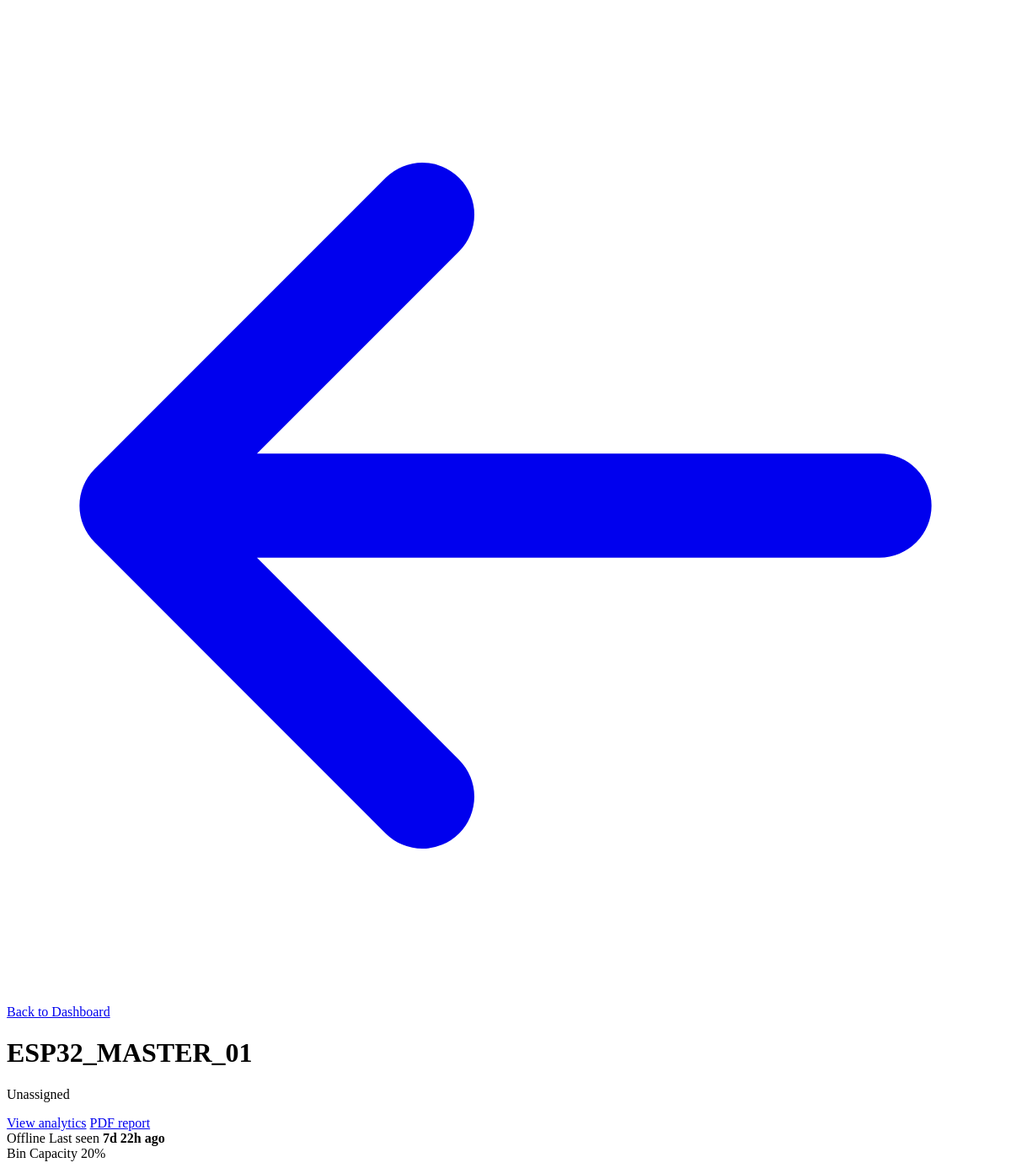
The page /device/1/header-live/ (signed in) on the database as committed earlier.
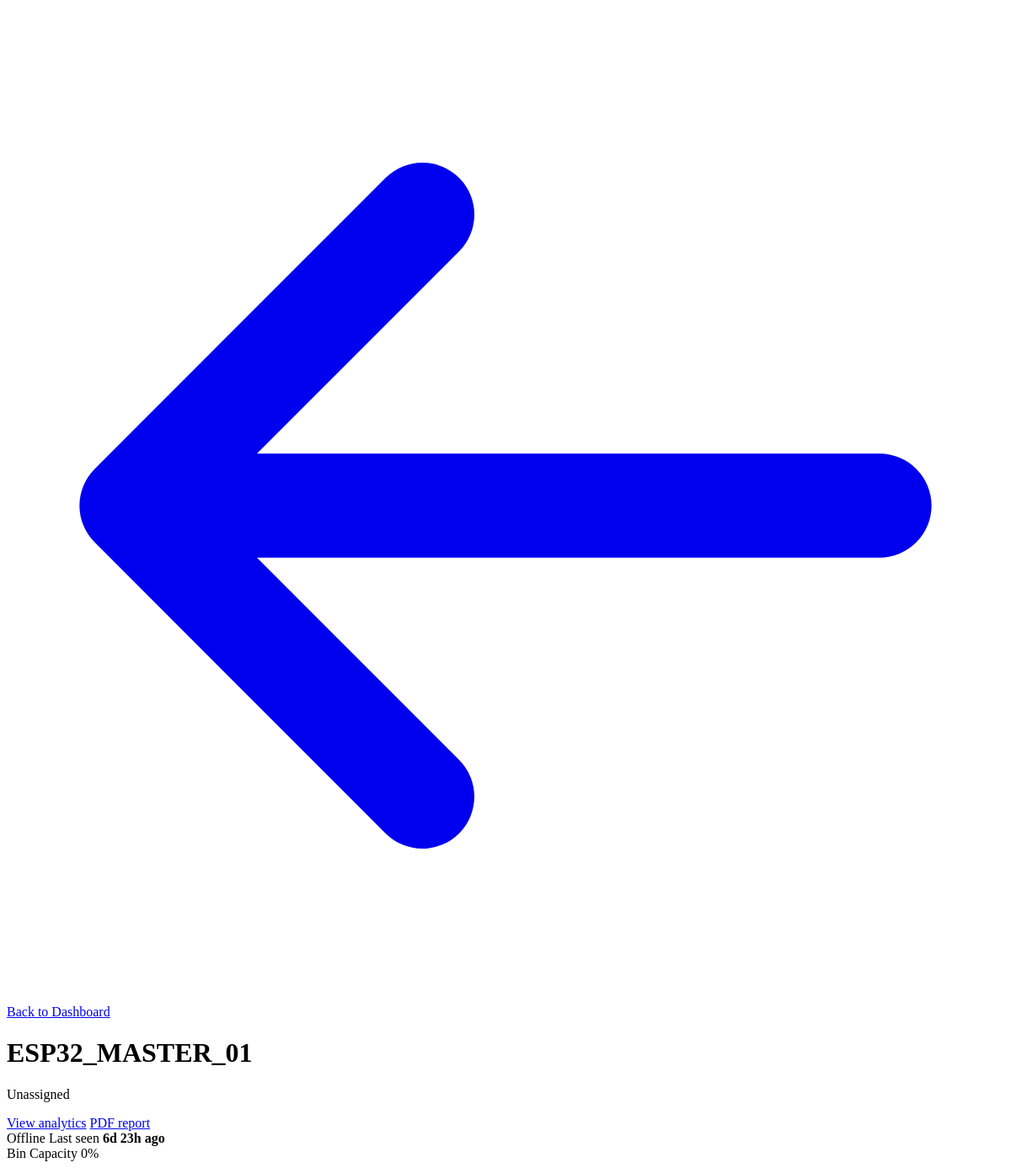
The same page on the database as committed later.
### home/models.py (models this page shows, shortened)
class SmartBin(models.Model):
    ALERT_CHOICES = [
        ('NOMINAL', 'Nominal Secure'),
        ('BIN_FULL', 'Critical Warning: Bin Full'),
        ('METAL', 'Sharps Alert: Metal Found'),
    ]
    device_id = models.CharField(max_length=50, unique=True)
    location_name = models.CharField(max_length=100)
    system_name = models.CharField(max_length=100, default='Smart Biomedical Waste Bin')
    system_version = models.CharField(max_length=40, blank=True, default='')
    mac_address = models.CharField(max_length=32, blank=True, default='')
    wifi_ssid = models.CharField(max_length=64, blank=True, default='')
    ip_address = models.CharField(max_length=45, blank=True, default='')
    fill_level = models.IntegerField(default=0)
    gas_value = models.IntegerField(default=0)
    alert_status = models.CharField(max_length=20, choices=ALERT_CHOICES, default='NOMINAL')
    last_seen = models.DateTimeField(auto_now=True)
    temperature = models.FloatField()
    elementTemp = models.FloatField()
    humidity = models.FloatField()
    metal = models.BooleanField()
    uv = models.BooleanField()
    heater = models.BooleanField()
    lid = models.BooleanField()
    binFull = models.BooleanField()
    interlock = models.BooleanField()
    binLevel = models.FloatField()
    heaterState = models.BooleanField(default=False)
    uvState = models.BooleanField(default=False)
    lidState = models.IntegerField(default=0)
    limitClosed = models.BooleanField(default=False)
    irDetected = models.BooleanField(default=False)
    pending_command = models.CharField(max_length=50, blank=True, null=True, default=None)
    COMMAND_STATUS_CHOICES = [
        ('NONE', 'No command sent'),
        ('PENDING', 'Sent — awaiting device confirmation'),
        ('ACKED', 'Confirmed applied by device'),
        ('TIMEOUT', 'No confirmation received in time'),
    ]
    last_command = models.CharField(max_length=50, blank=True, null=True, default=None)
    last_command_status = models.CharField(max_length=10, choices=COMMAND_STATUS_CHOICES, default='NONE')
    last_command_time = models.DateTimeField(blank=True, null=True)
    class Meta:
        ordering = ['-last_seen']
    @property
    def is_online(self):
        return timezone.now() - self.last_seen < timedelta(seconds=12)
    @property
    def duration_status(self):
        diff = timezone.now() - self.last_seen
        hours = diff.seconds // 3600
        minutes = (diff.seconds % 3600) // 60
        if diff.days > 0:
            return f"{diff.days}d {hours}h ago"

### home/views.py (the view)
# urls.py: path('device/<int:bin_id>/header-live/', views.device_header_fragment, name='device_header_fragment'),
@login_required(login_url='auth_view')
def device_header_fragment(request, bin_id):
    smart_bin = _resolve_command_status(get_object_or_404(SmartBin, id=bin_id))
    return render(request, 'home/_device_header.html', {'bin': smart_bin})

### home/views.py (called while the page is built)
def _resolve_command_status(smart_bin):
    if smart_bin.last_command_status == 'PENDING' and smart_bin.last_command_time:
        elapsed = (timezone.now() - smart_bin.last_command_time).total_seconds()
        if elapsed > COMMAND_TIMEOUT_SECONDS:
            smart_bin.last_command_status = 'TIMEOUT'
            smart_bin.save(update_fields=['last_command_status'])
    return smart_bin

### templates/home/_device_header.html (shortened to what this page needs)
<div class="p-6 flex flex-col md:flex-row md:items-center md:justify-between gap-4">
                <div class="space-y-1.5">
                    <a href="{% url 'dashboard_home' %}" class="inline-flex items-center space-x-1.5 text-xs font-bold text-[#005f53] hover:text-[#00463d] uppercase tracking-wider transition">
                        <svg class="w-4 h-4" fill="none" stroke="currentColor" stroke-width="2.5" viewBox="0 0 24 24">
                            <path stroke-linecap="round" stroke-linejoin="round" d="M10 19l-7-7m0 0l7-7m-7 7h18"></path>
                        </svg>
                        <span>Back to Dashboard</span>
                    </a>
                    <h1 class="text-3xl font-extrabold text-gray-900 tracking-tight font-mono">{{ bin.device_id }}</h1>
                    <p class="text-sm text-gray-500 font-medium">{{ bin.location_name }}</p>
                    <div class="flex flex-wrap gap-2 pt-2">
                        <a href="#analytics" class="inline-flex items-center px-3 py-2 rounded-lg bg-emerald-50 text-emerald-800 text-xs font-bold border border-emerald-200">View analytics</a>
                        <a href="{% url 'device_report_pdf' bin.id %}?days={{ days }}" class="inline-flex items-center px-3 py-2 rounded-lg bg-[#064e3b] text-white text-xs font-bold">PDF report</a>
                    </div>
                </div>
                <div class="flex md:flex-col justify-between items-center md:items-end gap-2 border-t md:border-t-0 pt-4 md:pt-0 border-gray-100">
                    {% if bin.is_online %}
                        <span class="inline-flex items-center px-3 py-1 rounded-full text-xs font-bold bg-emerald-50 text-emerald-700 border border-emerald-200 uppercase tracking-wider">
                            <span class="w-2 h-2 bg-emerald-500 rounded-full mr-2 animate-pulse"></span>Online
                        </span>
                    {% else %}
                        <span class="inline-flex items-center px-3 py-1 rounded-full text-xs font-bold bg-rose-50 text-rose-700 border border-rose-200 uppercase tracking-wider">
                            Offline
                        </span>
                    {% endif %}
                    <span class="text-xs text-gray-400 font-semibold uppercase tracking-wider">
                        Last seen <strong class="text-gray-600 font-mono normal-case">{{ bin.duration_status }}</strong>
                    </span>
                </div>
            </div>
            <div class="px-6 pb-5 pt-1">
                <div class="flex items-baseline justify-between mb-1.5">
                    <span class="text-[11px] font-bold uppercase tracking-widest text-gray-400">Bin Capacity</span>
                    <span class="text-sm font-mono font-bold {% if bin.fill_level > 85 %}text-rose-600{% elif bin.fill_level > 50 %}text-amber-600{% else %}text-[#005f53]{% endif %}">{{ bin.fill_level|default:"0" }}%</span>
                </div>
            </div>

Rows that differ between the two databases and show on the page:
changed SmartBin "ESP32_MASTER_01": duration_status "7d 22h ago" → "6d 23h ago"; fill_level "20" → "0"
